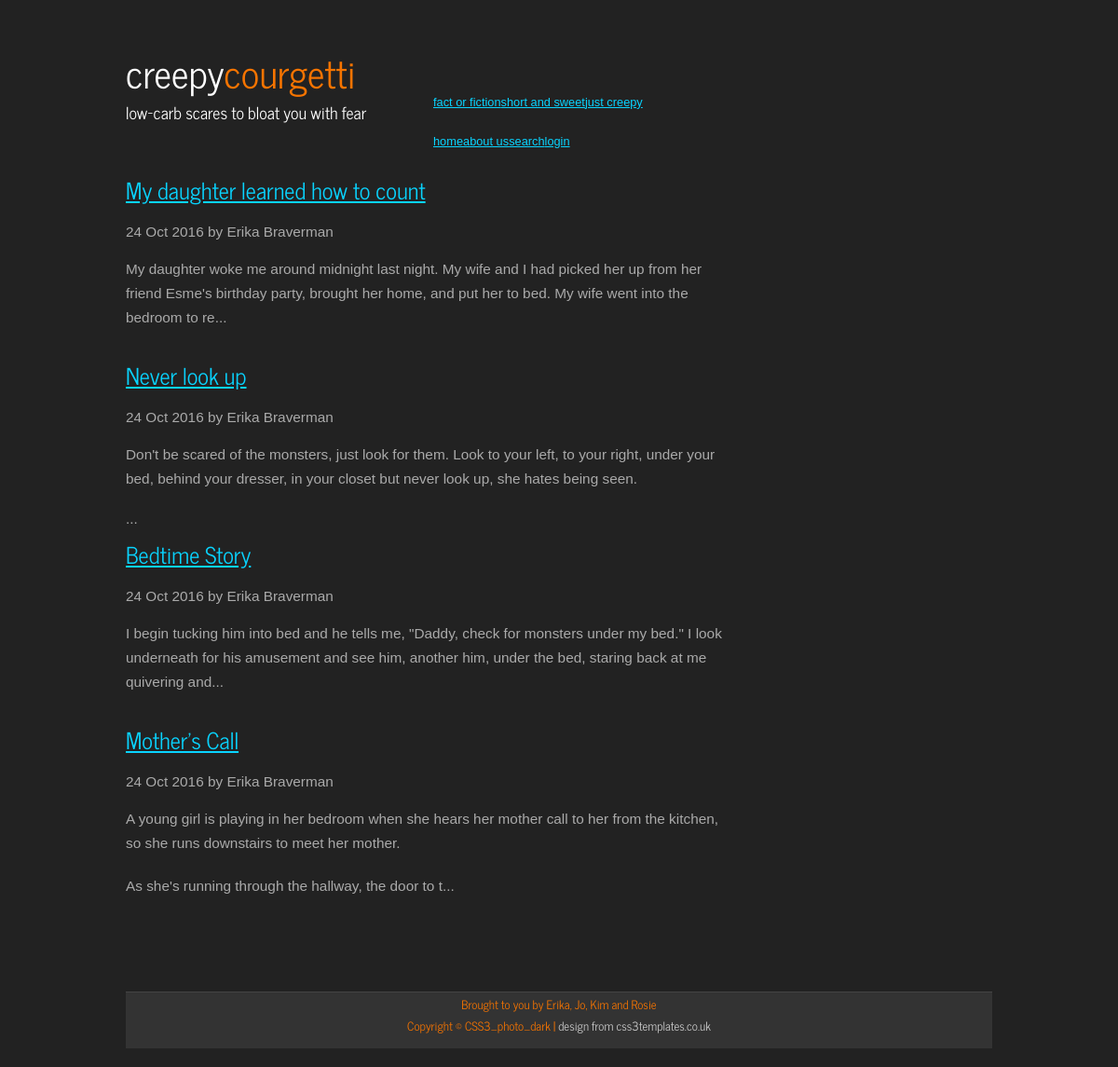
The app's page /?category=2 with its own data.
### tables this page shows
CREATE TABLE `articles` (
  `id` int(10) UNSIGNED NOT NULL,
  `title` varchar(255) DEFAULT NULL,
  `body` text,
  `author` int(10) UNSIGNED DEFAULT NULL,
  `category` int(11) DEFAULT NULL,
  `date` int(11) DEFAULT NULL
);

CREATE TABLE `users` (
  `id` int(11) UNSIGNED NOT NULL,
  `username` varchar(255) DEFAULT NULL,
  `password` varchar(255) DEFAULT NULL,
  `fullname` varchar(255) DEFAULT NULL,
  `role` int(11) DEFAULT NULL,
  `email` varchar(255) DEFAULT NULL
);

### index.php (called while the page is built)
<?php
include 'common.php';
$sql = "SELECT articles.id, articles.title, articles.body, users.fullname FROM articles, users
            WHERE users.id = articles.author";
if(isset($_GET['category'])) {
  $sql .= " AND articles.category = :category";
}
$sql .= " ORDER BY date DESC";
$stmt = $gPDO->prepare($sql);
$stmt->execute($_GET);
display_page('index', [
  'articles' => $stmt->fetchAll()
]);

### templates/index.phtml (the view)
<?php foreach ($vars['articles'] as $article): ?>
  <div class="list-item">
    <h2 class="list-post-title">
      <a href="article.php?id=<?= $article['id'];?>"><?= $article['title'];?></a>
    </h2>
    <div class="list-post-date">
      <time><?= date('d M Y'); ?></time> by <?= $article['fullname']; ?>
    </div>
    <br>
    <div class="post-text">
        <?= substr($article['body'],0,200).'...' ?>
    </div>
  </div>
<?php endforeach; ?>

### common.php (shortened to what this page needs)
<?php
function display_page($page, array $vars = [])
{
    foreach (['_header', $page, '_footer'] as $template) {
        include TEMPLATE_DIR.DIRECTORY_SEPARATOR.$template.TEMPLATE_EXT;
    }
}

### css/style.css (style rules this page uses)
html { height: 100%; }
* { margin: 0; padding: 0; }
body { font: normal .80em arial, sans-serif; background: #222; color: #AAA; }
p { padding: 0 0 20px 0; line-height: 1.7em; }
h1, h2, h3, h4, h5, h6 { font: normal 180% 'News Cycle', sans-serif; color: #362C20; letter-spacing: 0em; padding: 0 0 5px 0; }
h1, h2, h3 { font: normal 180% 'News Cycle', sans-serif; margin: 0 0 15px 0; padding: 0px 0 5px 0; color: #FFF; }
h2 { font: normal 160% 'News Cycle', sans-serif; padding: 9px 0 5px 0; color: #FFF; }
a, a:hover { outline: none; text-decoration: underline; color: #09D4FF; }

### records on screen
articles: title "My daughter learned how to count", author.fullname "Erika Braverman", body "My daughter woke me around midnight last night. My wife and I had picked her up from her friend Esme's birthday party, brought her home, and put her to bed. My wife went into the bedroom to re"
articles: title "Never look up", author.fullname "Erika Braverman", body "Don't be scared of the monsters, just look for them. Look to your left, to your right, under your bed, behind your dresser, in your closet but never look up, she hates being seen."
articles: title "Bedtime Story", author.fullname "Erika Braverman", body "I begin tucking him into bed and he tells me, \"Daddy, check for monsters under my bed.\" I look underneath for his amusement and see him, another him, under the bed, staring back at me quivering and"
articles: title "Mother's Call", author.fullname "Erika Braverman", body "A young girl is playing in her bedroom when she hears her mother call to her from the kitchen, so she runs downstairs to meet her mother. As she's running through the hallway, the door to t"

### other values on screen
$category "fact or fiction"
$category "short and sweet"
$category "just creepy"
